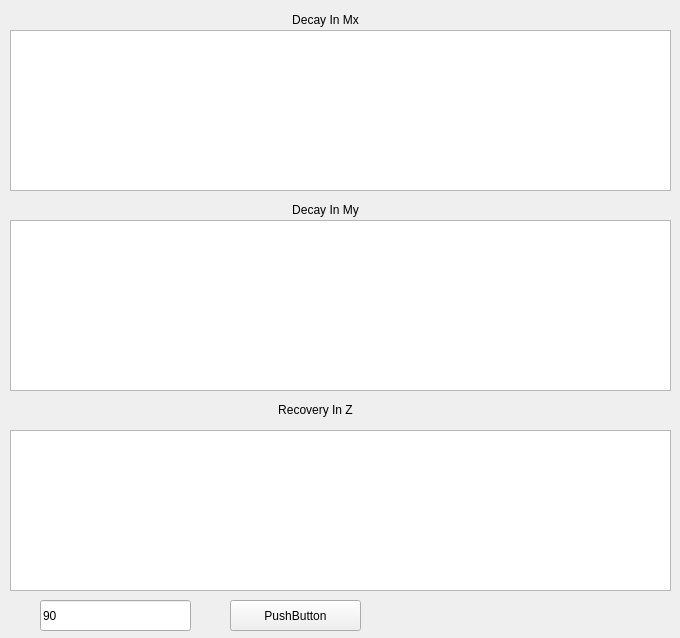
<?xml version="1.0" encoding="UTF-8"?>
<ui version="4.0">
 <class>PlotForm</class>
 <widget class="QWidget" name="PlotForm">
  <property name="geometry">
   <rect>
    <x>0</x>
    <y>0</y>
    <width>680</width>
    <height>638</height>
   </rect>
  </property>
  <property name="windowTitle">
   <string>Form</string>
  </property>
  <widget class="PlotWidget" name="decayMx">
   <property name="geometry">
    <rect>
     <x>10</x>
     <y>30</y>
     <width>661</width>
     <height>161</height>
    </rect>
   </property>
  </widget>
  <widget class="PlotWidget" name="decayMy">
   <property name="geometry">
    <rect>
     <x>10</x>
     <y>220</y>
     <width>661</width>
     <height>171</height>
    </rect>
   </property>
  </widget>
  <widget class="PlotWidget" name="recoveryMz">
   <property name="geometry">
    <rect>
     <x>10</x>
     <y>430</y>
     <width>661</width>
     <height>161</height>
    </rect>
   </property>
  </widget>
  <widget class="QPushButton" name="Plot">
   <property name="geometry">
    <rect>
     <x>230</x>
     <y>600</y>
     <width>131</width>
     <height>31</height>
    </rect>
   </property>
   <property name="text">
    <string>PushButton</string>
   </property>
  </widget>
  <widget class="QLineEdit" name="rotationAngle">
   <property name="geometry">
    <rect>
     <x>40</x>
     <y>600</y>
     <width>151</width>
     <height>31</height>
    </rect>
   </property>
   <property name="text">
    <string>90</string>
   </property>
  </widget>
  <widget class="QLabel" name="DecayInMx">
   <property name="geometry">
    <rect>
     <x>260</x>
     <y>10</y>
     <width>131</width>
     <height>20</height>
    </rect>
   </property>
   <property name="text">
    <string>Decay In Mx</string>
   </property>
   <property name="alignment">
    <set>Qt::AlignCenter</set>
   </property>
  </widget>
  <widget class="QLabel" name="DecayInMx_2">
   <property name="geometry">
    <rect>
     <x>260</x>
     <y>200</y>
     <width>131</width>
     <height>20</height>
    </rect>
   </property>
   <property name="text">
    <string>Decay In My</string>
   </property>
   <property name="alignment">
    <set>Qt::AlignCenter</set>
   </property>
  </widget>
  <widget class="QLabel" name="DecayInMx_3">
   <property name="geometry">
    <rect>
     <x>250</x>
     <y>400</y>
     <width>131</width>
     <height>20</height>
    </rect>
   </property>
   <property name="text">
    <string>Recovery In Z</string>
   </property>
   <property name="alignment">
    <set>Qt::AlignCenter</set>
   </property>
  </widget>
 </widget>
 <customwidgets>
  <customwidget>
   <class>PlotWidget</class>
   <extends>QGraphicsView</extends>
   <header location="global">pyqtgraph</header>
  </customwidget>
 </customwidgets>
 <resources/>
 <connections/>
</ui>
